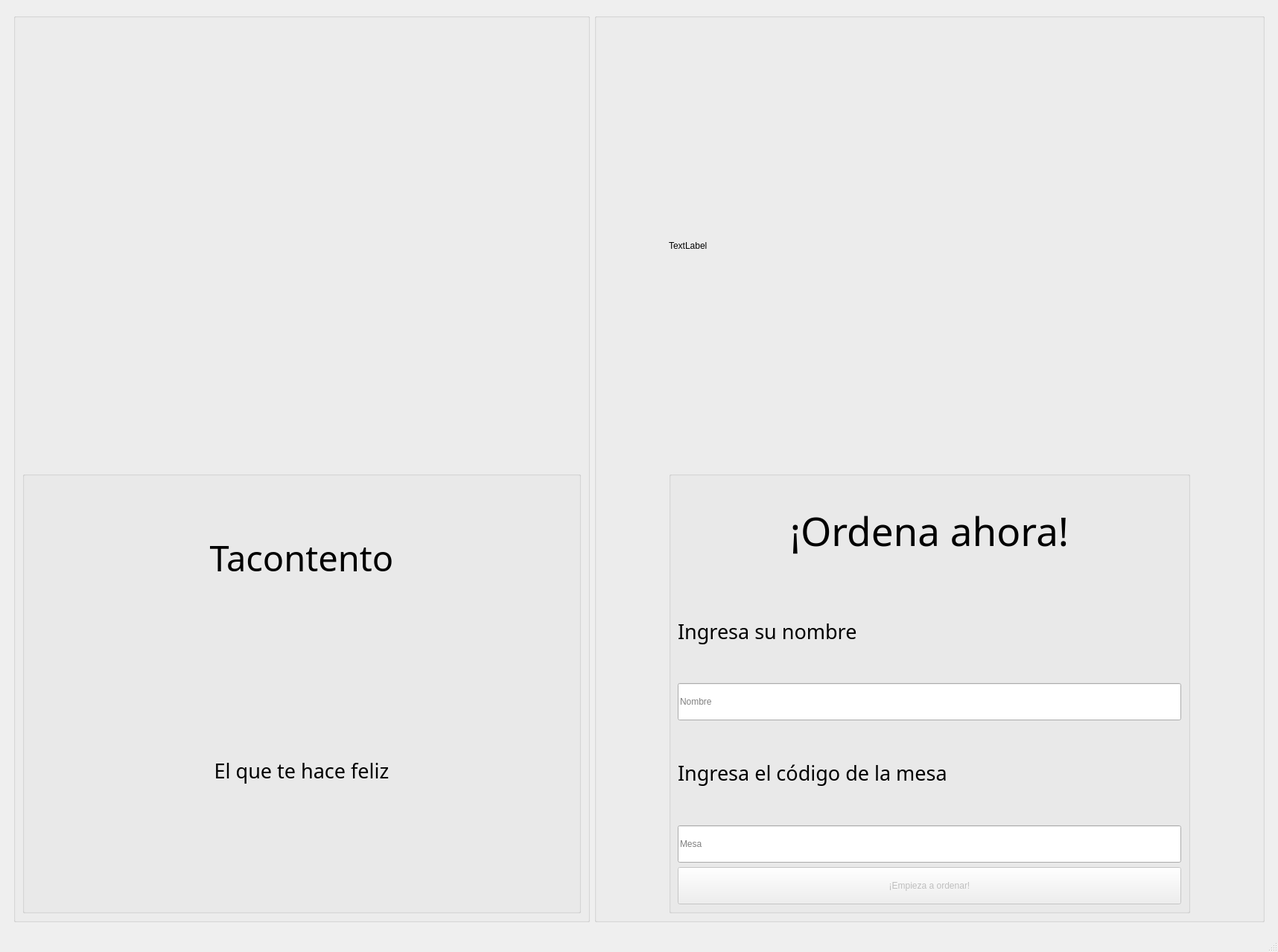
<?xml version="1.0" encoding="UTF-8"?>
<ui version="4.0">
 <class>MainWindow</class>
 <widget class="QMainWindow" name="MainWindow">
  <property name="geometry">
   <rect>
    <x>0</x>
    <y>0</y>
    <width>1716</width>
    <height>1278</height>
   </rect>
  </property>
  <property name="windowTitle">
   <string>TICKETING</string>
  </property>
  <widget class="QWidget" name="centralwidget">
   <layout class="QGridLayout" name="gridLayout">
    <item row="0" column="0">
     <widget class="QStackedWidget" name="SWMain">
      <property name="currentIndex">
       <number>0</number>
      </property>
      <widget class="QWidget" name="page">
       <layout class="QGridLayout" name="gridLayout_5">
        <item row="0" column="0">
         <widget class="QGroupBox" name="groupBox_2">
          <property name="layoutDirection">
           <enum>Qt::LeftToRight</enum>
          </property>
          <property name="title">
           <string/>
          </property>
          <property name="alignment">
           <set>Qt::AlignCenter</set>
          </property>
          <layout class="QGridLayout" name="gridLayout_4">
           <item row="0" column="0">
            <widget class="QLabel" name="lblIzquierdo">
             <property name="text">
              <string>&lt;html&gt;&lt;head/&gt;&lt;body&gt;&lt;p&gt;&lt;br/&gt;&lt;/p&gt;&lt;/body&gt;&lt;/html&gt;</string>
             </property>
            </widget>
           </item>
           <item row="1" column="0">
            <widget class="QGroupBox" name="GBMain">
             <property name="title">
              <string/>
             </property>
             <layout class="QGridLayout" name="gridLayout_3">
              <item row="2" column="0">
               <widget class="QLabel" name="lblFeliz">
                <property name="font">
                 <font>
                  <family>Montserrat</family>
                  <pointsize>20</pointsize>
                 </font>
                </property>
                <property name="text">
                 <string>El que te hace feliz</string>
                </property>
                <property name="alignment">
                 <set>Qt::AlignCenter</set>
                </property>
               </widget>
              </item>
              <item row="1" column="0">
               <widget class="QLabel" name="lblTacontento">
                <property name="maximumSize">
                 <size>
                  <width>360</width>
                  <height>200</height>
                 </size>
                </property>
                <property name="font">
                 <font>
                  <family>Montserrat</family>
                  <pointsize>35</pointsize>
                 </font>
                </property>
                <property name="text">
                 <string>Tacontento</string>
                </property>
                <property name="alignment">
                 <set>Qt::AlignCenter</set>
                </property>
               </widget>
              </item>
             </layout>
            </widget>
           </item>
          </layout>
         </widget>
        </item>
        <item row="0" column="1">
         <widget class="QGroupBox" name="groupBox">
          <property name="maximumSize">
           <size>
            <width>900</width>
            <height>16777215</height>
           </size>
          </property>
          <property name="title">
           <string/>
          </property>
          <property name="alignment">
           <set>Qt::AlignCenter</set>
          </property>
          <layout class="QGridLayout" name="gridLayout_6">
           <item row="0" column="0">
            <widget class="QLabel" name="lblDerecho">
             <property name="text">
              <string>TextLabel</string>
             </property>
            </widget>
           </item>
           <item row="1" column="0">
            <widget class="QGroupBox" name="groupBox_3">
             <property name="maximumSize">
              <size>
               <width>700</width>
               <height>16777215</height>
              </size>
             </property>
             <property name="title">
              <string/>
             </property>
             <layout class="QGridLayout" name="gridLayout_2">
              <item row="0" column="0">
               <widget class="QLabel" name="lblOrdena">
                <property name="font">
                 <font>
                  <family>Montserrat</family>
                  <pointsize>40</pointsize>
                 </font>
                </property>
                <property name="text">
                 <string>¡Ordena ahora!</string>
                </property>
                <property name="alignment">
                 <set>Qt::AlignCenter</set>
                </property>
               </widget>
              </item>
              <item row="5" column="0">
               <widget class="QPushButton" name="empezarPB">
                <property name="enabled">
                 <bool>false</bool>
                </property>
                <property name="minimumSize">
                 <size>
                  <width>100</width>
                  <height>50</height>
                 </size>
                </property>
                <property name="text">
                 <string>¡Empieza a ordenar!</string>
                </property>
               </widget>
              </item>
              <item row="1" column="0">
               <widget class="QLabel" name="lblNombre">
                <property name="minimumSize">
                 <size>
                  <width>100</width>
                  <height>50</height>
                 </size>
                </property>
                <property name="font">
                 <font>
                  <family>Montserrat</family>
                  <pointsize>20</pointsize>
                 </font>
                </property>
                <property name="text">
                 <string>Ingresa su nombre</string>
                </property>
               </widget>
              </item>
              <item row="3" column="0">
               <widget class="QLabel" name="lblMesa">
                <property name="font">
                 <font>
                  <family>Montserrat</family>
                  <pointsize>20</pointsize>
                 </font>
                </property>
                <property name="text">
                 <string>Ingresa el código de la mesa</string>
                </property>
               </widget>
              </item>
              <item row="2" column="0">
               <widget class="QLineEdit" name="LENombre">
                <property name="minimumSize">
                 <size>
                  <width>0</width>
                  <height>50</height>
                 </size>
                </property>
                <property name="text">
                 <string/>
                </property>
                <property name="placeholderText">
                 <string>Nombre</string>
                </property>
               </widget>
              </item>
              <item row="4" column="0">
               <widget class="QLineEdit" name="LEMesa">
                <property name="minimumSize">
                 <size>
                  <width>0</width>
                  <height>50</height>
                 </size>
                </property>
                <property name="placeholderText">
                 <string>Mesa</string>
                </property>
               </widget>
              </item>
             </layout>
            </widget>
           </item>
          </layout>
         </widget>
        </item>
       </layout>
      </widget>
      <widget class="QWidget" name="page_2">
       <layout class="QGridLayout" name="gridLayout_7">
        <item row="0" column="0">
         <widget class="QGroupBox" name="GBLoginMeseros">
          <property name="minimumSize">
           <size>
            <width>300</width>
            <height>300</height>
           </size>
          </property>
          <property name="maximumSize">
           <size>
            <width>300</width>
            <height>300</height>
           </size>
          </property>
          <property name="title">
           <string>Login</string>
          </property>
          <property name="alignment">
           <set>Qt::AlignCenter</set>
          </property>
          <layout class="QGridLayout" name="gridLayout_8">
           <item row="0" column="0">
            <widget class="QLabel" name="lblIDMeseros">
             <property name="minimumSize">
              <size>
               <width>100</width>
               <height>30</height>
              </size>
             </property>
             <property name="maximumSize">
              <size>
               <width>100</width>
               <height>30</height>
              </size>
             </property>
             <property name="text">
              <string>ID:</string>
             </property>
            </widget>
           </item>
           <item row="1" column="0">
            <widget class="QLineEdit" name="LEIDMeseros">
             <property name="minimumSize">
              <size>
               <width>250</width>
               <height>30</height>
              </size>
             </property>
             <property name="placeholderText">
              <string>ID</string>
             </property>
            </widget>
           </item>
           <item row="2" column="0">
            <widget class="QLabel" name="lblPasswordMeseros">
             <property name="minimumSize">
              <size>
               <width>100</width>
               <height>30</height>
              </size>
             </property>
             <property name="maximumSize">
              <size>
               <width>100</width>
               <height>30</height>
              </size>
             </property>
             <property name="text">
              <string>Password:</string>
             </property>
             <property name="textFormat">
              <enum>Qt::PlainText</enum>
             </property>
            </widget>
           </item>
           <item row="3" column="0">
            <widget class="QLineEdit" name="LEPasswordMeseros">
             <property name="minimumSize">
              <size>
               <width>250</width>
               <height>30</height>
              </size>
             </property>
             <property name="echoMode">
              <enum>QLineEdit::Password</enum>
             </property>
             <property name="placeholderText">
              <string>Password</string>
             </property>
            </widget>
           </item>
           <item row="4" column="0">
            <widget class="QPushButton" name="PBLoginMeseros">
             <property name="enabled">
              <bool>false</bool>
             </property>
             <property name="minimumSize">
              <size>
               <width>30</width>
               <height>30</height>
              </size>
             </property>
             <property name="text">
              <string>Login</string>
             </property>
            </widget>
           </item>
          </layout>
         </widget>
        </item>
       </layout>
      </widget>
     </widget>
    </item>
   </layout>
  </widget>
  <widget class="QMenuBar" name="menubar">
   <property name="geometry">
    <rect>
     <x>0</x>
     <y>0</y>
     <width>1716</width>
     <height>26</height>
    </rect>
   </property>
  </widget>
  <widget class="QStatusBar" name="statusbar"/>
 </widget>
 <resources/>
 <connections/>
</ui>
